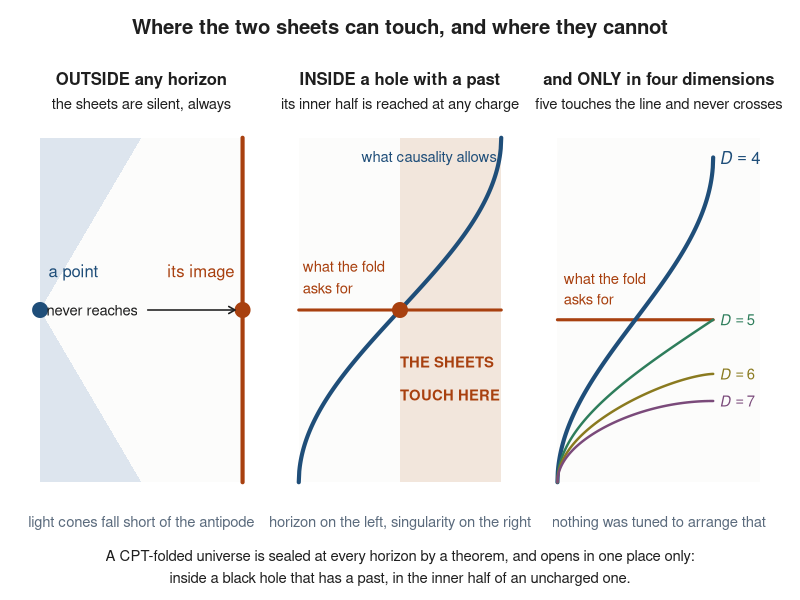
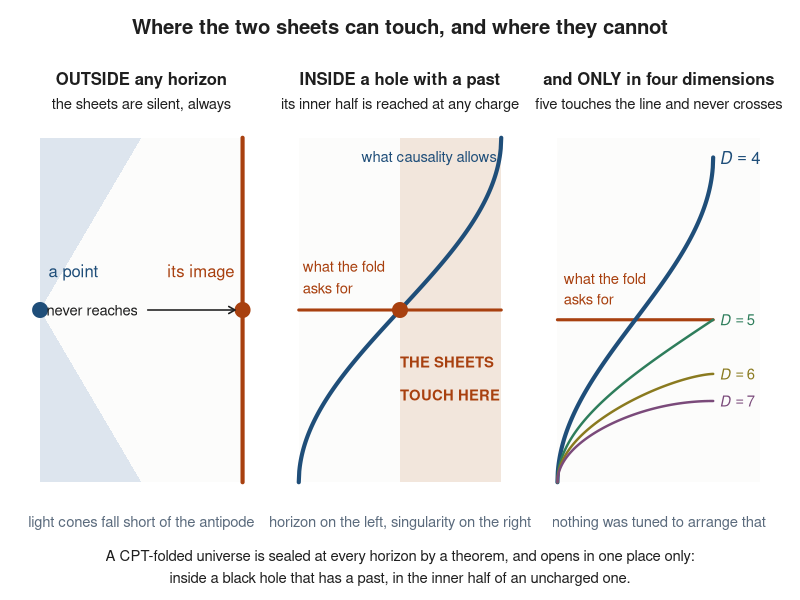

The R source for these figures, in order:
#!/usr/bin/env Rscript
# fig_graphical_abstract.R -- the companion's argument in three panels, read at thumbnail size.
#
# Same three calculations as Figures 1, 5 and A.15, drawn with the detail stripped out:
#   1. outside any horizon a point and its fold image are spacelike, so the sheets are silent;
#   2. inside a hole with a past the separation turns timelike, and the angular budget puts the
#      contact region in the inner HALF of the interior;
#   3. the same budget in D dimensions clears the bill only in four.
# Nothing here is new arithmetic. It restates fig_desitter_silence, fig_contact_universal and
# fig_dimension_budget at a size a prize committee or an editor reads first.
#
# SIZE (2026-09-30). This was drawn 13.2 inches wide and placed at 100 per cent of a 6.5 inch
# text block, so the page scaled it to 0.49 and every label on it landed under seven point: the
# title at 6.9, the panel headings at 6.4, the labels inside the panels at 3.9. It is now drawn
# at 6.5 inches, which is the text block exactly, so one point on this canvas is one point on
# the page and the sizes below are the sizes a reader gets. par(mfrow) drops par("cex") to 0.66
# on a three-column layout, which is the other half of how the text got so small, so cex is set
# back to 1 straight afterwards and every size is stated in points against a 9 point base.
# Nothing here renders below 8 point.
#
# The sizes are whole points on purpose. R's pdf() device rounds a font to the nearest point
# before it writes it, so 7.6, 7.8, 8.2 and 8.4 all come out of the PDF as 8, while png() honours
# the fraction and comes out a few per cent smaller. Asking for the integer keeps the two files
# the same drawing. To read the sizes back out of the PDF, inflate its content stream and take
# the scale of each Tm: the device writes /F1 1 Tf and puts the size in the text matrix, so
# grepping for Tf returns 1 every time and tells you nothing.

turn  <- function(x) 4 * asin(sqrt(x))                 # two legs, depth fraction x
budget<- function(u, D) 2*pi/(D-3) - (4/(D-3))*asin(sqrt(u^(D-3)))   # u = r/r_h
stopifnot(abs(turn(0.5) - pi) < 1e-12)
for (D in 4:7) stopifnot(abs(budget(1, D)) < 1e-12)
cat("=== graphical abstract, the three statements it draws ===\n\n")
cat(sprintf("  contact opens at depth %.3f of the interior, where the two-leg budget reaches pi\n", 0.5))
cat(sprintf("  budget at the singularity: D=4 %.4f, D=5 %.4f, D=6 %.4f, bill %.4f\n",
            budget(1e-9,4), budget(1e-9,5), budget(1e-9,6), pi))
stopifnot(budget(1e-9,4) > pi, abs(budget(1e-9,5) - pi) < 1e-3, budget(1e-9,6) < pi)

ink<-"grey12"; blue<-"#1f4e79"; warm<-"#a8400f"; pale<-"#dde5ee"; sand<-"#f2e6dc"

WID <- 6.5; HGT <- 3.75; PS <- 9                       # inches, inches, points
pt  <- function(size) size/PS                          # a size in points, as a cex
TITLE<-pt(11); HEAD<-pt(9); SUB<-pt(8); FOOT<-pt(8); CAP<-pt(8)
BIG  <-pt(9);  SHOUT<-pt(8); SMALL<-pt(8); DBIG<-pt(9); DLAB<-pt(8)

XL <- 1.30          # panel 3 runs to u = 0 at x = 1 and keeps the rest for the four D labels.
XD <- 1.04          # Stacked at their own curve ends they cannot be read off the wrong curve.

draw <- function() {
  par(mfrow=c(1,3), mar=c(2.0,1.0,3.2,1.0), oma=c(3.2,0.6,3.0,0.6), xpd=FALSE)
  par(cex=1)        # mfrow has just set it to 0.66. Undo that, or every size above is a lie.

  # 1. silent outside
  plot(NA, xlim=c(0,pi), ylim=c(0,pi), axes=FALSE, xlab="", ylab="")
  rect(0,0,pi,pi,col="#fcfcfb",border=NA)
  polygon(c(0,pi/2,0), c(pi/2,pi,pi), col=pale, border=NA)
  polygon(c(0,pi/2,0), c(pi/2,0,0),   col=pale, border=NA)
  segments(pi,0,pi,pi,col=warm,lwd=4)
  points(0,pi/2,pch=19,cex=2.0,col=blue); points(pi,pi/2,pch=19,cex=2.0,col=warm)
  text(0.13,pi/2+0.34,"a point",col=blue,cex=BIG,adj=0)
  text(pi-0.13,pi/2+0.34,"its image",col=warm,cex=BIG,adj=1)
  arrows(pi/2+0.10,pi/2,pi-0.12,pi/2,length=0.07,col=ink,lwd=1.6)
  text(pi/2-0.06,pi/2,"never reaches",col=ink,cex=SMALL,adj=1)
  mtext("OUTSIDE any horizon",side=3,line=1.75,cex=HEAD,col=ink,font=2)
  mtext("the sheets are silent, always",side=3,line=0.55,cex=SUB,col=ink)
  mtext("light cones fall short of the antipode",side=1,line=0.75,cex=FOOT,col="#5b6b7d")

  # 2. open inside, in the inner half
  x <- seq(0,1,length.out=400)
  plot(NA, xlim=c(0,1), ylim=c(0,2*pi), axes=FALSE, xlab="", ylab="")
  rect(0,0,1,2*pi,col="#fcfcfb",border=NA)
  rect(0.5,0,1,2*pi,col=sand,border=NA)
  segments(0,pi,1,pi,col=warm,lwd=3)
  lines(x,turn(x),col=blue,lwd=4)
  points(0.5,pi,pch=19,cex=2.0,col=warm)
  text(0.50,pi-0.95,"THE SHEETS",col=warm,cex=SHOUT,adj=0,font=2)
  text(0.50,pi-1.55,"TOUCH HERE",col=warm,cex=SHOUT,adj=0,font=2)
  # Two lines, because at 6.5 inches the panel is no longer wide enough for one: on a single
  # line it runs to x = 0.65 and the causal curve is at x = 0.59 at the height it has to sit
  # at. Panel 3 is worse still. The words are the words they always were.
  text(0.02,pi+0.80,"what the fold",col=warm,cex=SMALL,adj=0)
  text(0.02,pi+0.40,"asks for",col=warm,cex=SMALL,adj=0)
  text(0.31,2*pi-0.38,"what causality allows",col=blue,cex=SMALL,adj=0)
  mtext("INSIDE a hole with a past",side=3,line=1.75,cex=HEAD,col=ink,font=2)
  mtext("its inner half is reached at any charge",side=3,line=0.55,cex=SUB,col=ink)
  mtext("horizon on the left, singularity on the right",side=1,line=0.75,cex=FOOT,col="#5b6b7d")

  # 3. only four dimensions
  u <- seq(1e-6,1,length.out=400)
  plot(NA, xlim=c(0,XL), ylim=c(0,2*pi*1.06), axes=FALSE, xlab="", ylab="")
  rect(0,0,XL,2*pi*1.06,col="#fcfcfb",border=NA)   # to XL, or the panel grows a seam at x = 1
  segments(0,pi,1,pi,col=warm,lwd=3)
  cols <- c(blue,"#2e7d5b","#8a7a1f","#7a4a7a")
  for (i in 1:4) lines(rev(u), budget(u,i+3), col=cols[i], lwd=if(i==1) 4 else 2.4)
  # FOUR curves are drawn and four are now named. D = 7 had no label at all, and D = 6 was set
  # 0.42 below its own curve, which put it on top of the unlabelled D = 7 one: a reader took
  # the purple curve for D = 6. Each label now sits at the exact height its own curve ends at,
  # immediately to the right of that end, in that curve's colour.
  for (i in 1:4)
    text(XD, budget(1e-6,i+3), col=cols[i], adj=0, cex=if(i==1) DBIG else DLAB,
         labels=switch(i, expression(bold(italic(D)==4)), expression(italic(D)==5),
                          expression(italic(D)==6), expression(italic(D)==7)))
  text(0.04,pi+0.80,"what the fold",col=warm,cex=SMALL,adj=0)
  text(0.04,pi+0.40,"asks for",col=warm,cex=SMALL,adj=0)
  mtext("and ONLY in four dimensions",side=3,line=1.75,cex=HEAD,col=ink,font=2)
  mtext("five touches the line and never crosses",side=3,line=0.55,cex=SUB,col=ink)
  mtext("nothing was tuned to arrange that",side=1,line=0.75,cex=FOOT,col="#5b6b7d")

  # A label for the figure, not the paper's title. The title sits directly above this on page 1
  # and repeating it there reads as filler; the figure still stands alone if it is lifted out.
  mtext("Where the two sheets can touch, and where they cannot",
        outer=TRUE, side=3, line=1.1, cex=TITLE, col=ink, font=2)
  # One line of this ran 9.2 inches at the size it needs to be read at, so it is two.
  mtext("A CPT-folded universe is sealed at every horizon by a theorem, and opens in one place only:",
        outer=TRUE, side=1, line=0.45, cex=CAP, col=ink)   # on side 1 a LARGER line sits LOWER,
  mtext("inside a black hole that has a past, in the inner half of an uncharged one.",
        outer=TRUE, side=1, line=1.55, cex=CAP, col=ink)   # so the second sentence takes it
}
for (f in c("papers/2_over_the_horizon/fig_companion_graphical_abstract.pdf",
            "papers/2_over_the_horizon/fig_companion_graphical_abstract.png")) {
  if (grepl("pdf$", f)) pdf(f, width=WID, height=HGT, pointsize=PS)
  else png(f, width=round(WID*300), height=round(HGT*300), res=300, pointsize=PS)
  draw(); invisible(dev.off()); cat("  wrote", f, "\n")
}
